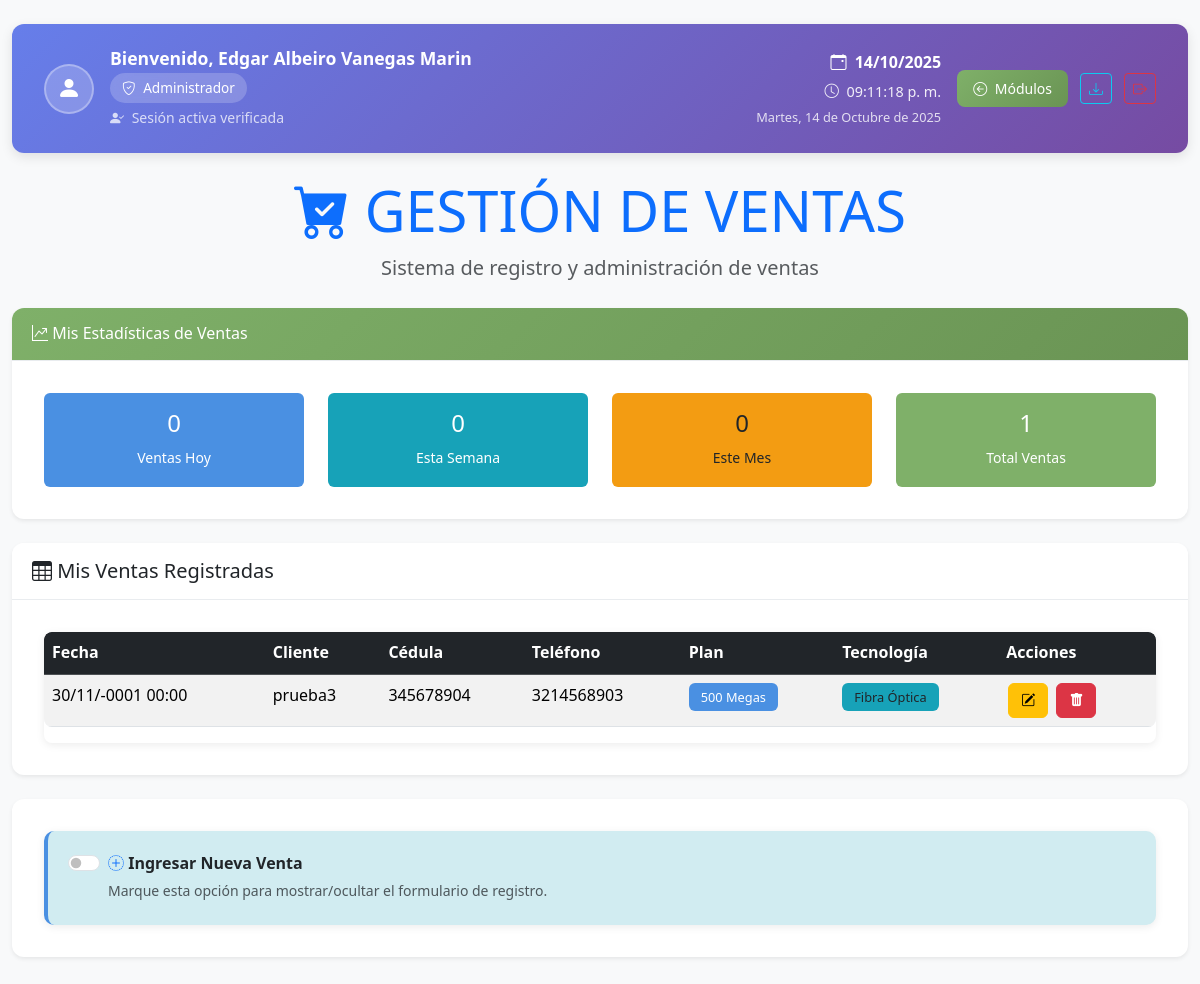
The page /proyectofinal/registro_ventas.php (signed in) on the database as committed earlier.
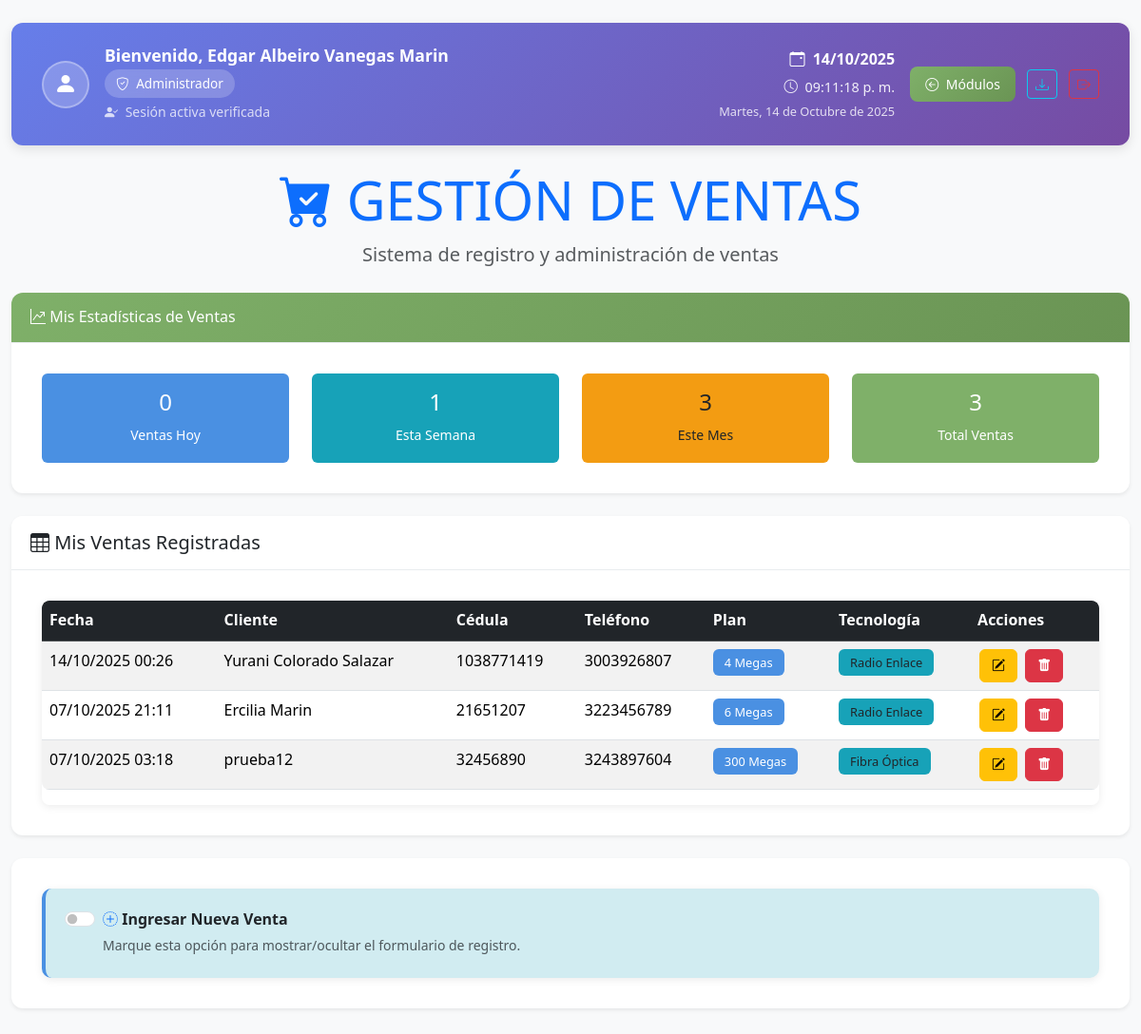
The same page on the database as committed later.
### tables this page shows
CREATE TABLE `administrador` (
  `id` int(11) NOT NULL,
  `cedula` varchar(15) NOT NULL,
  `nombre` varchar(100) NOT NULL,
  `email` varchar(100) NOT NULL,
  `contrasena` varchar(255) NOT NULL,
  `modulo` enum('Administrador','Vendedor','Agendamiento','Aprovisionamiento') NOT NULL,
  `modulo_id` int(11) DEFAULT NULL,
  `fecha_creacion` timestamp NOT NULL DEFAULT current_timestamp(),
  `fecha_actualizacion` timestamp NOT NULL DEFAULT current_timestamp() ON UPDATE current_timestamp()
);

CREATE TABLE `ventas` (
  `id` int(11) NOT NULL,
  `fecha` datetime NOT NULL,
  `cedula` varchar(20) NOT NULL,
  `nombre` varchar(100) NOT NULL,
  `telefono1` varchar(15) NOT NULL,
  `telefono2` varchar(15) DEFAULT NULL,
  `email` varchar(100) NOT NULL,
  `municipio` varchar(50) NOT NULL,
  `vereda` varchar(100) NOT NULL,
  `coordenadas` varchar(50) NOT NULL,
  `indicaciones` text NOT NULL,
  `notas` text DEFAULT NULL,
  `num_servicio` varchar(10) NOT NULL,
  `tecnologia` varchar(20) NOT NULL,
  `plan` varchar(20) NOT NULL,
  `vendedor_usuario` varchar(50) NOT NULL,
  `vendedor_nombre` varchar(100) NOT NULL,
  `vendedor_cedula` varchar(20) NOT NULL,
  `created_at` timestamp NOT NULL DEFAULT current_timestamp()
);

### proyectofinal/registro_ventas.php (the view, shortened to what this page needs)
<?php
$servername = "localhost";
$username = "root";
$password = "";
$dbname = "proyecto-final";
$conn = new mysqli($servername, $username, $password, $dbname);
$conn->set_charset("utf8mb4");
$user_id = $_SESSION['user_id'];
$stmt = $conn->prepare("SELECT id, cedula, nombre, email, modulo FROM administrador WHERE id = ?");
$stmt->bind_param("i", $user_id);
$stmt->execute();
$result = $stmt->get_result();
$user_data = $result->fetch_assoc();
$cedula_usuario = htmlspecialchars($user_data['cedula'], ENT_QUOTES, 'UTF-8');
$nombre_usuario = htmlspecialchars($user_data['nombre'], ENT_QUOTES, 'UTF-8');
$modulo_usuario = htmlspecialchars($user_data['modulo'], ENT_QUOTES, 'UTF-8');
$fecha_actual = date('d/m/Y');
$hora_actual = date('h:i:s A');
$dias_semana = [
    'Monday' => 'Lunes',
    'Tuesday' => 'Martes',
    'Wednesday' => 'Miércoles',
    'Thursday' => 'Jueves',
    'Friday' => 'Viernes',
    'Saturday' => 'Sábado',
    'Sunday' => 'Domingo'
];
$meses = [
    'January' => 'Enero',
    'February' => 'Febrero',
    'March' => 'Marzo',
    'April' => 'Abril',
    'May' => 'Mayo',
    'June' => 'Junio',
    'July' => 'Julio',
    'August' => 'Agosto',
    'September' => 'Septiembre',
    'October' => 'Octubre',
    'November' => 'Noviembre',
    'December' => 'Diciembre'
];
$dia_actual = date('l');
$mes_actual = date('F');
$fecha_completa = date('l, d \d\e F \d\e Y');
$fecha_formateada = str_replace(
    [$dia_actual, $mes_actual],
    [$dias_semana[$dia_actual], $meses[$mes_actual]],
    $fecha_completa
);
$stmt_stats = $conn->prepare("SELECT COUNT(*) as total_ventas, COUNT(CASE WHEN DATE(fecha) = CURDATE() THEN 1 END) as ventas_hoy, COUNT(CASE WHEN YEARWEEK(fecha, 1) = YEARWEEK(CURDATE(), 1) THEN 1 END) as ventas_semana, COUNT(CASE WHEN MONTH(fecha) = MONTH(CURDATE()) AND YEAR(fecha) = YEAR(CURDATE()) THEN 1 END) as ventas_mes FROM ventas WHERE vendedor_cedula = ?");
$statsData = ['ventas_hoy' => 0, 'ventas_semana' => 0, 'ventas_mes' => 0, 'total_ventas' => 0];
if ($stmt_stats) {
    $stmt_stats->bind_param("s", $cedula_usuario);
    $stmt_stats->execute();
    $result_stats = $stmt_stats->get_result();
    if ($result_stats->num_rows > 0) {
        $statsData = $result_stats->fetch_assoc();
    }
}
$stmt_ventas = $conn->prepare("SELECT id, fecha, nombre, cedula, telefono1, plan, tecnologia FROM ventas WHERE vendedor_cedula = ? ORDER BY fecha DESC LIMIT 5");
$mis_ventas = null;
if ($stmt_ventas) {
    $stmt_ventas->bind_param("s", $cedula_usuario);
    $stmt_ventas->execute();
    $mis_ventas = $stmt_ventas->get_result();
}
?>
<!DOCTYPE html>
<html lang="es">
<head>
    <link href="https://cdn.jsdelivr.net/npm/bootstrap@5.3.3/dist/css/bootstrap.min.css" rel="stylesheet">
    <link href="https://cdn.jsdelivr.net/npm/bootstrap-icons@1.11.3/font/bootstrap-icons.css" rel="stylesheet">
    <link href="css/registroventas-styles.css" rel="stylesheet">
</head>
<body>
    <div class="container-fluid py-4">
        <div class="user-info-bar d-flex justify-content-between align-items-center mb-4">
            <div class="user-welcome">
                <div class="user-avatar">
                    <i class="bi bi-person-fill"></i>
                </div>
                <div class="user-details">
                    <h6>Bienvenido, <?php echo $nombre_usuario; ?></h6>
                    <div class="user-role">
                        <i class="bi bi-shield-check me-1"></i>
                        <?php echo $modulo_usuario; ?>
                    </div>
                    <small class="d-block mt-1 opacity-75">
                        <i class="bi bi-person-check-fill me-1"></i>
                        Sesión activa verificada
                    </small>
                </div>
            </div>
            <div class="user-actions d-flex align-items-center gap-3">
                <div class="datetime-info">
                    <div class="current-datetime">
                        <i class="bi bi-calendar-event me-1"></i>
                        <span class="date-text"><?php echo $fecha_actual; ?></span>
                    </div>
                    <div class="current-time">
                        <i class="bi bi-clock me-1"></i>
                        <span class="time-text" id="currentTime"><?php echo $hora_actual; ?></span>
                    </div>
                    <small class="full-date d-block"><?php echo $fecha_formateada; ?></small>
                </div>
                <div class="action-buttons">
                    <a href="modulos.php" class="btn btn-back-modules btn-sm" title="Volver a Módulos">
                        <i class="bi bi-arrow-left-circle me-1"></i>
                        Módulos
                    </a>
                    <a href="descargar_bd.php" class="btn btn-outline-info btn-sm" title="Descargar Base de Datos">
                        <i class="bi bi-download"></i>
                    </a>
                    <button class="btn btn-outline-danger btn-sm" onclick="logout()" title="Cerrar Sesión">
                        <i class="bi bi-box-arrow-right"></i>
                    </button>
                </div>
            </div>
        </div>
        <header class="text-center mb-4">
            <h1 class="display-4 text-primary">
                <i class="bi bi-cart-check-fill"></i>
                GESTIÓN DE VENTAS
            </h1>
            <p class="lead text-muted">Sistema de registro y administración de ventas</p>
        </header>
        <div class="card border-success mb-4 shadow-sm" id="stats-container">
            <div class="card-header bg-success text-white">
                <h6 class="mb-0"><i class="bi bi-graph-up-arrow"></i> Mis Estadísticas de Ventas</h6>
            </div>
            <div class="card-body">
                <div class="row text-center">
                    <div class="col-md-3 mb-2 mb-md-0">
                        <div class="bg-primary bg-opacity-75 text-white p-3 rounded">
                            <h4 id="stats-hoy"><?php echo $statsData['ventas_hoy'] ?? 0; ?></h4>
                            <small>Ventas Hoy</small>
                        </div>
                    </div>
                    <div class="col-md-3 mb-2 mb-md-0">
                        <div class="bg-info bg-opacity-75 text-white p-3 rounded">
                            <h4 id="stats-semana"><?php echo $statsData['ventas_semana'] ?? 0; ?></h4>
                            <small>Esta Semana</small>
                        </div>
                    </div>
                    <div class="col-md-3 mb-2 mb-md-0">
                        <div class="bg-warning text-dark p-3 rounded">
                            <h4 id="stats-mes"><?php echo $statsData['ventas_mes'] ?? 0; ?></h4>
                            <small>Este Mes</small>
                        </div>
                    </div>
                    <div class="col-md-3">
                        <div class="bg-success text-white p-3 rounded">
                            <h4 id="stats-total"><?php echo $statsData['total_ventas'] ?? 0; ?></h4>
                            <small>Total Ventas</small>
                        </div>
                    </div>
                </div>
            </div>
        </div>
        <div class="card mb-4 shadow-sm">
            <div class="card-header">
                <h5 class="mb-0"><i class="bi bi-table"></i> Mis Ventas Registradas</h5>
            </div>
            <div class="card-body">
                <div class="table-responsive">
                    <table class="table table-striped table-hover">
                        <thead class="table-dark">
                            <tr>
                                <th>Fecha</th>
                                <th>Cliente</th>
                                <th>Cédula</th>
                                <th>Teléfono</th>
                                <th>Plan</th>
                                <th>Tecnología</th>
                                <th>Acciones</th>
                            </tr>
                        </thead>
                        <tbody>
                            <?php if ($mis_ventas && $mis_ventas->num_rows > 0): ?>
                                <?php while ($venta = $mis_ventas->fetch_assoc()): ?>
                                <tr id="venta-row-<?php echo htmlspecialchars($venta['id'], ENT_QUOTES, 'UTF-8'); ?>">
                                    <td><?php echo date('d/m/Y H:i', strtotime($venta['fecha'])); ?></td>
                                    <td><?php echo htmlspecialchars($venta['nombre'], ENT_QUOTES, 'UTF-8'); ?></td>
                                    <td><?php echo htmlspecialchars($venta['cedula'], ENT_QUOTES, 'UTF-8'); ?></td>
                                    <td><?php echo htmlspecialchars($venta['telefono1'], ENT_QUOTES, 'UTF-8'); ?></td>
                                    <td><span class="badge bg-primary"><?php echo htmlspecialchars($venta['plan'], ENT_QUOTES, 'UTF-8'); ?></span></td>
                                    <td><span class="badge bg-info text-dark"><?php echo htmlspecialchars($venta['tecnologia'], ENT_QUOTES, 'UTF-8'); ?></span></td>
                                    <td>
                                        <button class="btn btn-sm btn-warning" onclick="handleEdit(<?php echo htmlspecialchars($venta['id'], ENT_QUOTES, 'UTF-8'); ?>)" title="Editar Venta">
                                            <i class="bi bi-pencil-square"></i>
                                        </button>
                                        <button class="btn btn-sm btn-danger" onclick="handleDelete(<?php echo htmlspecialchars($venta['id'], ENT_QUOTES, 'UTF-8'); ?>)" title="Eliminar Venta">
                                            <i class="bi bi-trash-fill"></i>
                                        </button>
                                    </td>
                                </tr>
                                <?php endwhile; ?>
                            <?php endif; ?>
                        </tbody>
                    </table>
                </div>
            </div>
        </div>
        <div class="card mb-4 shadow-sm">
            <div class="card-body">
                <div class="checkbox-container">
                    <div class="form-check form-switch">
                        <input class="form-check-input" type="checkbox" role="switch" id="toggleFormulario" onchange="toggleVentaForm()">
                        <label class="form-check-label fw-bold" for="toggleFormulario">
                            <i class="bi bi-plus-circle-dotted text-primary"></i> Ingresar Nueva Venta
                        </label>
                        <small class="text-muted d-block mt-1">Marque esta opción para mostrar/ocultar el formulario de registro.</small>
                    </div>
                </div>
            </div>
        </div>
    </div>
</body>
</html>

### proyectofinal/css/registroventas-styles.css (style rules this page uses)
:root { --primary-blue: #4a90e2; --primary-blue-light: #6ba3e8; --primary-blue-dark: #357abd; --soft-green: #7fb069; --soft-green-light: #95c285; --soft-green-dark: #6a9454; --light-gray: #f8f9fa; --medium-gray: #e9ecef; --dark-gray: #6c757d; --white: #ffffff; --success-soft: #d4edda; --success-border: #c3e6cb; --warning-soft: #fff3cd; --warning-border: #ffeaa7; --danger-soft: #f8d7da; --danger-border: #f5c6cb; --info-soft: #d1ecf1; --info-border: #bee5eb; --shadow-soft: 0 2px 8px rgba(0, 0, 0, 0.08); --shadow-medium: 0 4px 12px rgba(0, 0, 0, 0.1); --shadow-strong: 0 6px 20px rgba(0, 0, 0, 0.15); --gradient-primary: linear-gradient(135deg, #4a90e2 0%, #357abd 100%); --gradient-success: linear-gradient(135deg, #7fb069 0%, #6a9454 100%); --gradient-header: linear-gradient(135deg, #667eea 0%, #764ba2 100%); }
* { box-sizing: border-box; }
body { background-color: var(--light-gray); font-family: 'Segoe UI', Tahoma, Geneva, Verdana, sans-serif; line-height: 1.6; color: #333; }
.user-info-bar { background: var(--gradient-header); color: var(--white); padding: 1.25rem 1.5rem; border-radius: 12px; margin-bottom: 1.5rem; box-shadow: var(--shadow-medium); transition: all 0.3s ease; }
.user-welcome { display: flex; align-items: center; gap: 1rem; }
.user-avatar { width: 50px; height: 50px; border-radius: 50%; background: rgba(255, 255, 255, 0.2); display: flex; align-items: center; justify-content: center; font-size: 1.5rem; color: var(--white); border: 2px solid rgba(255, 255, 255, 0.3); transition: all 0.3s ease; }
.user-details h6 { margin: 0; font-weight: 600; font-size: 1.1rem; }
.user-role { background: rgba(255, 255, 255, 0.2); padding: 0.25rem 0.75rem; border-radius: 15px; font-size: 0.85rem; font-weight: 500; margin-top: 0.25rem; display: inline-block; backdrop-filter: blur(10px); }
.datetime-info { text-align: right; }
.current-datetime { font-size: 1rem; font-weight: 600; margin-bottom: 0.25rem; }
.current-time { font-size: 0.9rem; opacity: 0.9; }
.full-date { font-size: 0.8rem; opacity: 0.8; margin-top: 0.25rem; }
.btn-back-modules { background: var(--gradient-success); border: none; color: var(--white); padding: 0.5rem 1rem; border-radius: 8px; transition: all 0.3s ease; font-weight: 500; }
.table-responsive { border-radius: 8px; overflow: hidden; box-shadow: var(--shadow-soft); }
.table-responsive .btn { margin: 0 2px; padding: 0.375rem 0.75rem; border-radius: 6px; transition: all 0.3s ease; }
.checkbox-container { background: var(--info-soft); padding: 1.25rem; border-radius: 10px; border-left: 4px solid var(--primary-blue); box-shadow: var(--shadow-soft); transition: all 0.3s ease; }
.action-buttons { display: flex; gap: 0.75rem; align-items: center; flex-wrap: wrap; }
.card { border: none; border-radius: 12px; box-shadow: var(--shadow-soft); transition: all 0.3s ease; overflow: hidden; }
.card-header { background: var(--white); border-bottom: 1px solid var(--medium-gray); padding: 1rem 1.25rem; font-weight: 600; }
.card-header.bg-success { background: var(--gradient-success) !important; color: var(--white); }
.badge { font-size: 0.8rem; padding: 0.5rem 0.75rem; border-radius: 6px; font-weight: 500; }
.badge.bg-primary { background: var(--primary-blue) !important; }
.badge.bg-info { background: #17a2b8 !important; }
.bg-primary.bg-opacity-75 { background: var(--primary-blue) !important; border-radius: 10px; transition: all 0.3s ease; }
.bg-info.bg-opacity-75 { background: #17a2b8 !important; border-radius: 10px; transition: all 0.3s ease; }
.bg-warning { background: #f39c12 !important; border-radius: 10px; transition: all 0.3s ease; }
.bg-success { background: var(--soft-green) !important; border-radius: 10px; transition: all 0.3s ease; }
.table { border-radius: 8px; overflow: hidden; }
.table-dark { background: linear-gradient(135deg, #343a40 0%, #495057 100%); }
.table-striped tbody tr:nth-of-type(odd) { background-color: rgba(74, 144, 226, 0.05); }
@media (min-width: 992px) { .user-info-bar { padding: 1.5rem 2rem; } }
@media (min-width: 992px) { .container-fluid { max-width: 1200px; margin: 0 auto; } }
@media (min-width: 1200px) { .container-fluid { max-width: 1400px; } }
@media (min-width: 1200px) { .card-body { padding: 2rem; } }

Rows that differ between the two databases and show on the page:
removed ventas: fecha "30/11/-0001 00:00", nombre "prueba3", cedula "345678904", telefono1 "3214568903", plan "500 Megas", tecnologia "Fibra Óptica"
added ventas: fecha "14/10/2025 00:26", nombre "Yurani Colorado Salazar", cedula "1038771419", telefono1 "3003926807", plan "4 Megas", tecnologia "Radio Enlace"
added ventas: fecha "07/10/2025 21:11", nombre "Ercilia Marin", cedula "21651207", telefono1 "3223456789", plan "6 Megas", tecnologia "Radio Enlace"
added ventas: fecha "07/10/2025 03:18", nombre "prueba12", cedula "32456890", telefono1 "3243897604", plan "300 Megas", tecnologia "Fibra Óptica"
Other text that changed with them:
$statsData['ventas_semana']: "0" → "1"
$statsData['ventas_mes']: "0" → "3"
$statsData['total_ventas']: "1" → "3"
